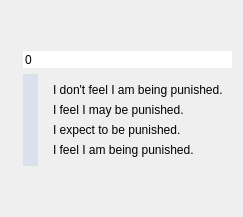
          <widget class="QWidget" name="pageOne">
           <layout class="QGridLayout" name="gridLayout_7">
            <item row="0" column="0">
             <spacer name="verticalSpacer_12">
              <property name="orientation">
               <enum>Qt::Vertical</enum>
              </property>
              <property name="sizeHint" stdset="0">
               <size>
                <width>20</width>
                <height>40</height>
               </size>
              </property>
             </spacer>
            </item>
            <item row="3" column="0">
             <spacer name="verticalSpacer_11">
              <property name="orientation">
               <enum>Qt::Vertical</enum>
              </property>
              <property name="sizeHint" stdset="0">
               <size>
                <width>20</width>
                <height>40</height>
               </size>
              </property>
             </spacer>
            </item>
            <item row="2" column="0">
             <widget class="QFrame" name="frame">
              <layout class="QGridLayout" name="gridLayout_32">
               <property name="leftMargin">
                <number>12</number>
               </property>
               <property name="topMargin">
                <number>0</number>
               </property>
               <property name="rightMargin">
                <number>0</number>
               </property>
               <property name="bottomMargin">
                <number>0</number>
               </property>
               <item row="1" column="1">
                <widget class="QFrame" name="frame">
                 <layout class="QVBoxLayout" name="verticalLayout_21">
                  <item>
                   <widget class="QLabel" name="label_82">
                    <property name="text">
                     <string>I don't feel I am being punished.</string>
                    </property>
                   </widget>
                  </item>
                  <item>
                   <widget class="QLabel" name="label_83">
                    <property name="text">
                     <string>I feel I may be punished.</string>
                    </property>
                   </widget>
                  </item>
                  <item>
                   <widget class="QLabel" name="label_84">
                    <property name="text">
                     <string>I expect to be punished.</string>
                    </property>
                   </widget>
                  </item>
                  <item>
                   <widget class="QLabel" name="label_85">
                    <property name="text">
                     <string>I feel I am being punished.</string>
                    </property>
                   </widget>
                  </item>
                 </layout>
                </widget>
               </item>
               <item row="1" column="0">
                <widget class="QSlider" name="b_slider_6">
                 <property name="styleSheet">
                  <string notr="true">

/* ///////////////////////////////////////////////////////////////
QSlider Colors
/////////////////////////////////////////////////////////////// */

QSlider::handle:vertical {background:rgb(128,131,228);}
QSlider::handle:vertical:hover {background:rgb(168,171,255);}
QSlider::handle:vertical:pressed {background:rgb(78,81,178);}
QSlider::groove:vertical:hover {background:rgba(128,131,228,0.25);}
QSlider::groove:vertical {background:rgba(128,131,228,0.15);}
        </string>
                 </property>
                 <property name="maximum">
                  <number>3</number>
                 </property>
                 <property name="orientation">
                  <enum>Qt::Vertical</enum>
                 </property>
                 <property name="invertedAppearance">
                  <bool>true</bool>
                 </property>
                </widget>
               </item>
               <item row="0" column="0" colspan="2">
                <widget class="QSpinBox" name="b_box_6">
                 <property name="frame">
                  <bool>false</bool>
                 </property>
                 <property name="buttonSymbols">
                  <enum>QAbstractSpinBox::NoButtons</enum>
                 </property>
                </widget>
               </item>
              </layout>
             </widget>
            </item>
           </layout>
          </widget>
